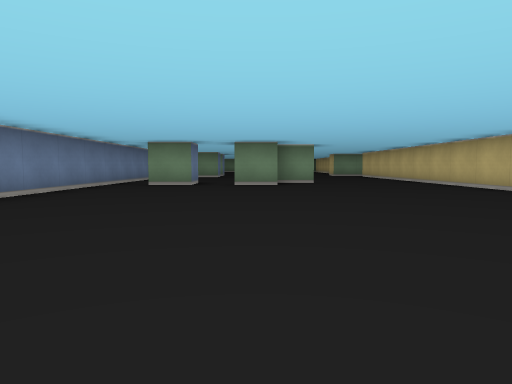
View 1 (above)

16 first-person views from a walk through a cub3D ray-caster map. The camera is about half as high as the walls, tilts 4° down and sees 70° across. The floor is counted in squares. Each view is taken from the middle of a square. On the plan, view 1 faces up. The plan holds only what a view shows up to about 9 squares ahead; the rest is blank.

View 2
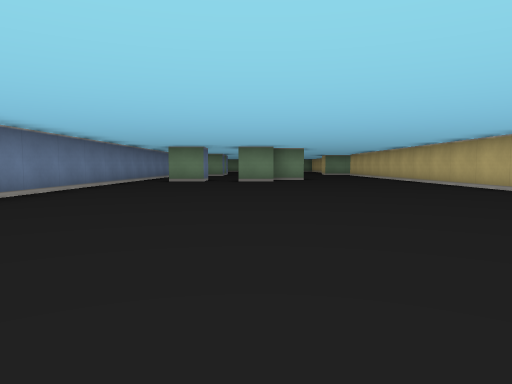

View 3
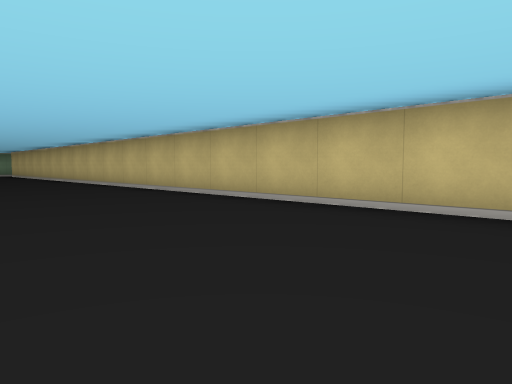

View 4
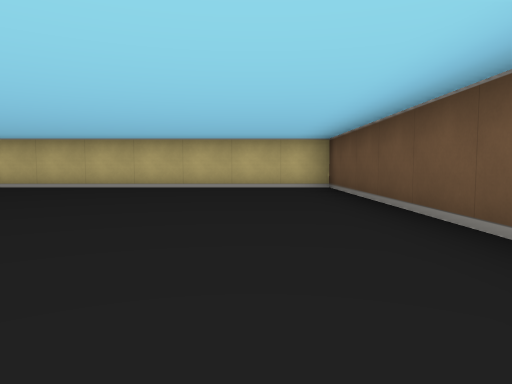

View 5
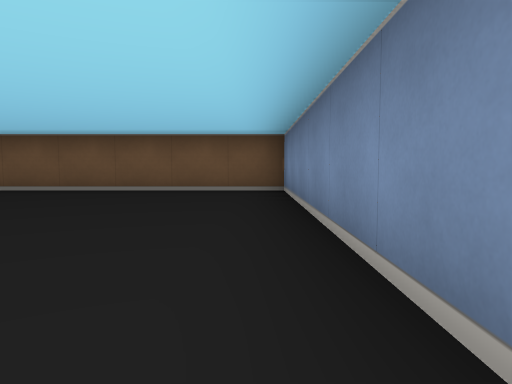

View 6
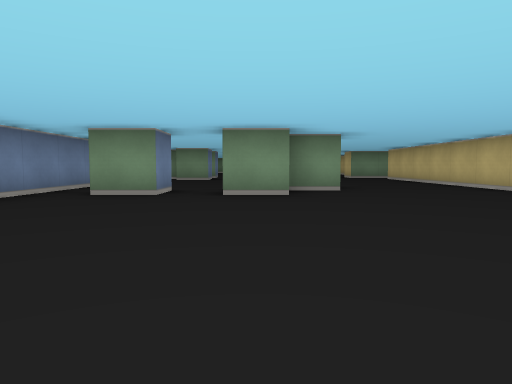

View 7
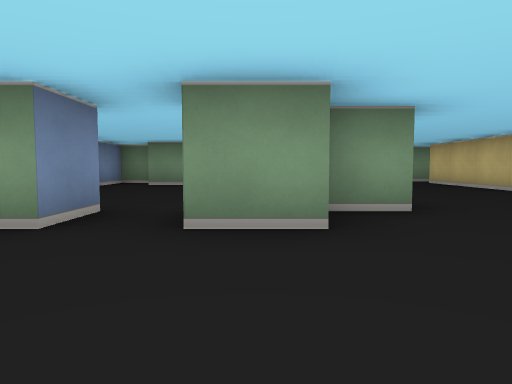

View 8
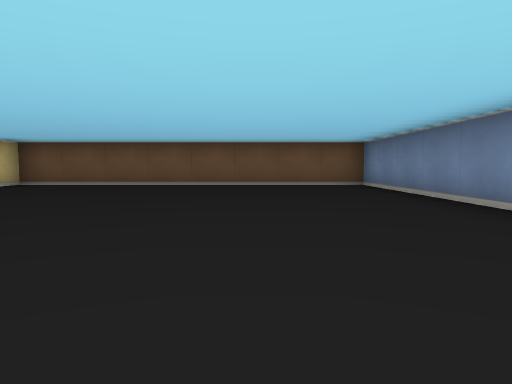

View 9
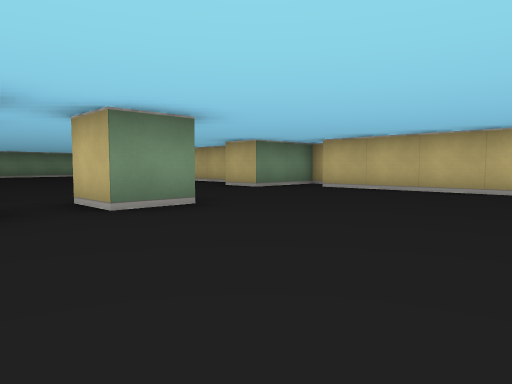

View 10
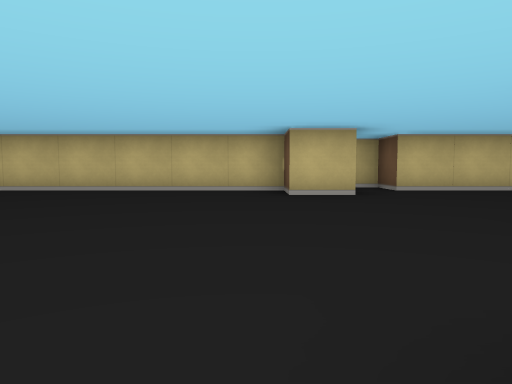

View 11
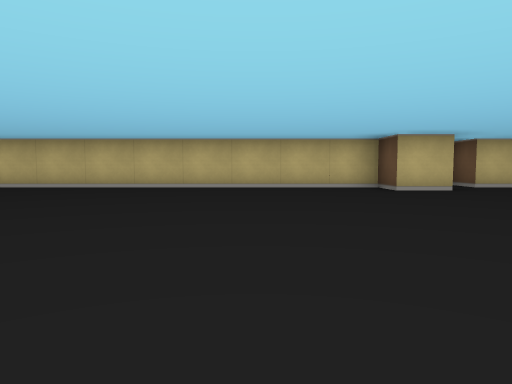

View 12
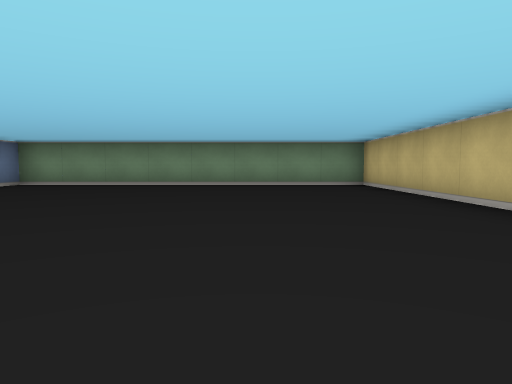

View 13
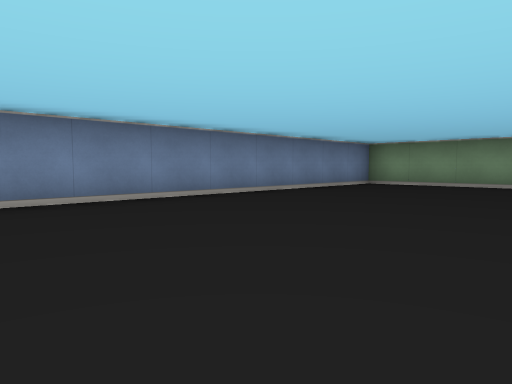

View 14
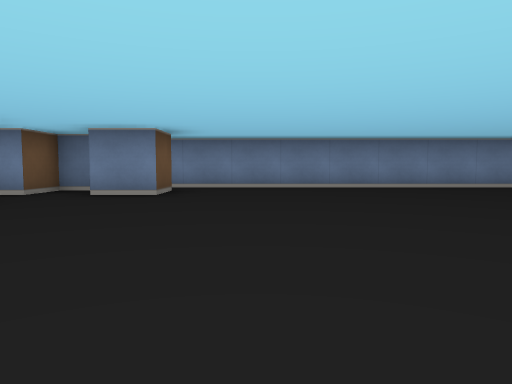

View 15
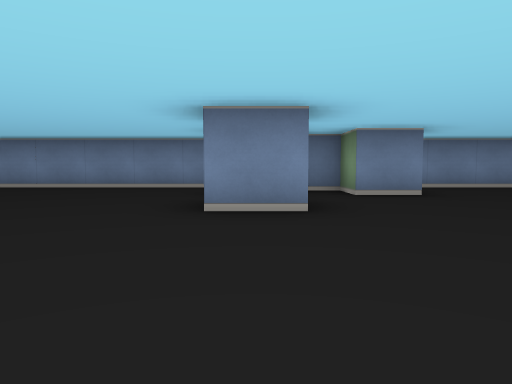

View 16
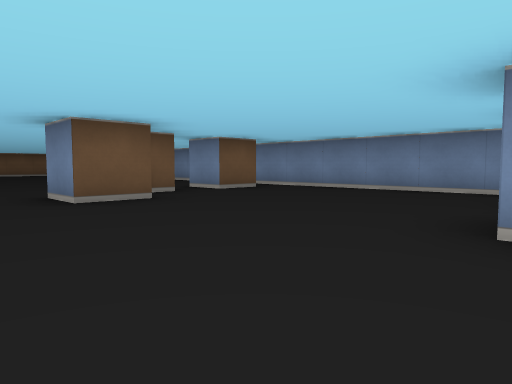

### Floor plan
Points are (right, up) in squares from view 1. A wall is a line through its corners. A room is listed if a view was taken in it or the views show most of it. See-through windows are left out.
Room 1 (views 1, 2, 3, 4, 5, 6, 7, 8)
walls: (0.6, 8.5) (-0.5, 8.5); (-1.5, 8.5) (-2.5, 8.5); (1.5, 9.5) (0.5, 9.5); (-3.5, 8.5) (-3.5, -3.5) (4.5, -3.5) (4.5, 8.5)
ways out: opening at (0.5, 9.2) to room 2
Room 2 (views 9, 10, 11, 12, 13, 14, 15, 16)
walls: (0.5, 15.6) (0.5, 14.5) (-0.5, 14.5) (-0.5, 15.5); (-2.5, 17.5) (-1.5, 17.5) (-1.5, 16.5) (-2.5, 16.5) (-2.5, 15.5) (-1.5, 15.5) (-1.5, 15.1); (-1.6, 14.5) (-2.5, 14.5); (-3.5, 15) (-3.5, 8.5); (0.4, 10.5) (1.5, 10.5) (1.5, 9.5); (-0.6, 9.5) (0, 9.5); (-2.5, 9.5) (-1.5, 9.5) (-1.5, 8.5); (4.5, 8.5) (4.5, 15.5) (5.5, 15.5) (5.5, 16.5) (3.5, 16.5) (3.5, 17.5) (4.5, 17.5) (4.5, 27.5) (-3.5, 27.5) (-3.5, 17.2)
ways out: opening at (0.5, 9.2) to room 1

Positions as (right, up) in squares from view 1, and headings:
1: (0, 0), facing up
2: (0, -2), facing up
3: (1, -2), facing up-right
4: (-3, -2), facing right
5: (-3, 3), facing down
6: (0, 3), facing up
7: (0, 6), facing up
8: (-1, 5), facing down
9: (-2, 11), facing up-right
10: (-2, 18), facing right
11: (-3, 20), facing right
12: (2, 19), facing up
13: (1, 19), facing up-left
14: (4, 19), facing left
15: (4, 15), facing left
16: (3, 15), facing down-left
